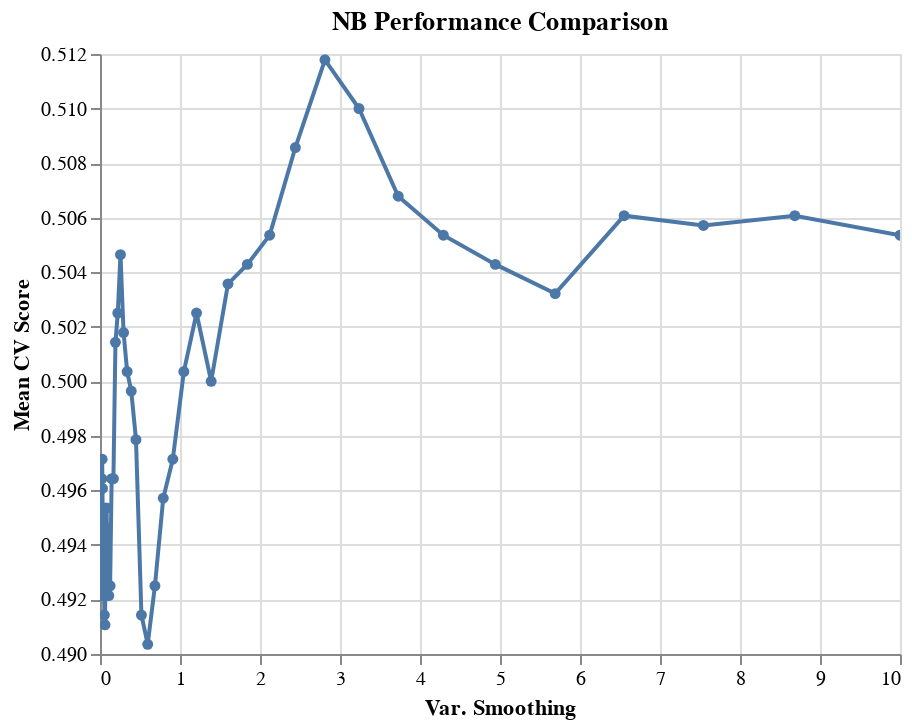

The notebook cell saved with this chart:
### Code cell
results_NB = pd.DataFrame(gs_NB.cv_results_['params'])
results_NB['test_score'] = gs_NB.cv_results_['mean_test_score']

alt.Chart(results_NB, 
          title='NB Performance Comparison'
         ).mark_line(point=True).encode(
    alt.X('var_smoothing', title='Var. Smoothing'),
    alt.Y('test_score', title='Mean CV Score', scale=alt.Scale(zero=False))
).interactive()

### Figure 1 — Vega-Lite specification as saved in the notebook (floating-point values rounded to 4 significant figures)
{"config": {"view": {"continuousWidth": 400, "continuousHeight": 300}}, "data": {"name": "data-2ac539a931dea5bf59cd7e7955efd9c2"}, "mark": {"type": "line", "point": true}, "encoding": {"x": {"field": "var_smoothing", "title": "Var. Smoothing", "type": "quantitative"}, "y": {"field": "test_score", "scale": {"zero": false}, "title": "Mean CV Score", "type": "quantitative"}}, "selection": {"selector004": {"type": "interval", "bind": "scales", "encodings": ["x", "y"]}}, "title": "NB Performance Comparison", "$schema": "https://vega.github.io/schema/vega-lite/v4.17.0.json", "datasets": {"data-2ac539a931dea5bf59cd7e7955efd9c2": [{"var_smoothing": 10.0, "test_score": 0.5054}, {"var_smoothing": 8.685, "test_score": 0.5061}, {"var_smoothing": 7.543, "test_score": 0.5057}, {"var_smoothing": 6.551, "test_score": 0.5061}, {"var_smoothing": 5.69, "test_score": 0.5032}, {"var_smoothing": 4.942, "test_score": 0.5043}, {"var_smoothing": 4.292, "test_score": 0.5054}, {"var_smoothing": 3.728, "test_score": 0.5068}, {"var_smoothing": 3.237, "test_score": 0.51}, {"var_smoothing": 2.812, "test_score": 0.5118}, {"var_smoothing": 2.442, "test_score": 0.5086}, {"var_smoothing": 2.121, "test_score": 0.5054}, {"var_smoothing": 1.842, "test_score": 0.5043}, {"var_smoothing": 1.6, "test_score": 0.5036}, {"var_smoothing": 1.389, "test_score": 0.5}, {"var_smoothing": 1.207, "test_score": 0.5025}, {"var_smoothing": 1.048, "test_score": 0.5004}, {"var_smoothing": 0.9103, "test_score": 0.4971}, {"var_smoothing": 0.7906, "test_score": 0.4957}, {"var_smoothing": 0.6866, "test_score": 0.4925}, {"var_smoothing": 0.5964, "test_score": 0.4904}, {"var_smoothing": 0.5179, "test_score": 0.4914}, {"var_smoothing": 0.4498, "test_score": 0.4979}, {"var_smoothing": 0.3907, "test_score": 0.4996}, {"var_smoothing": 0.3393, "test_score": 0.5004}, {"var_smoothing": 0.2947, "test_score": 0.5018}, {"var_smoothing": 0.256, "test_score": 0.5046}, {"var_smoothing": 0.2223, "test_score": 0.5025}, {"var_smoothing": 0.1931, "test_score": 0.5014}, {"var_smoothing": 0.1677, "test_score": 0.4964}, {"var_smoothing": 0.1456, "test_score": 0.4964}, {"var_smoothing": 0.1265, "test_score": 0.4925}, {"var_smoothing": 0.1099, "test_score": 0.4921}, {"var_smoothing": 0.09541, "test_score": 0.4925}, {"var_smoothing": 0.08286, "test_score": 0.4954}, {"var_smoothing": 0.07197, "test_score": 0.4946}, {"var_smoothing": 0.06251, "test_score": 0.4911}, {"var_smoothing": 0.05429, "test_score": 0.4914}, {"var_smoothing": 0.04715, "test_score": 0.4946}, {"var_smoothing": 0.04095, "test_score": 0.4954}, {"var_smoothing": 0.03556, "test_score": 0.4943}, {"var_smoothing": 0.03089, "test_score": 0.4961}, {"var_smoothing": 0.02683, "test_score": 0.4971}, {"var_smoothing": 0.0233, "test_score": 0.4964}, {"var_smoothing": 0.02024, "test_score": 0.4946}, {"var_smoothing": 0.01758, "test_score": 0.4939}, {"var_smoothing": 0.01526, "test_score": 0.4929}, {"var_smoothing": 0.01326, "test_score": 0.4921}, {"var_smoothing": 0.01151, "test_score": 0.4925}, {"var_smoothing": 0.01, "test_score": 0.4932}]}}
